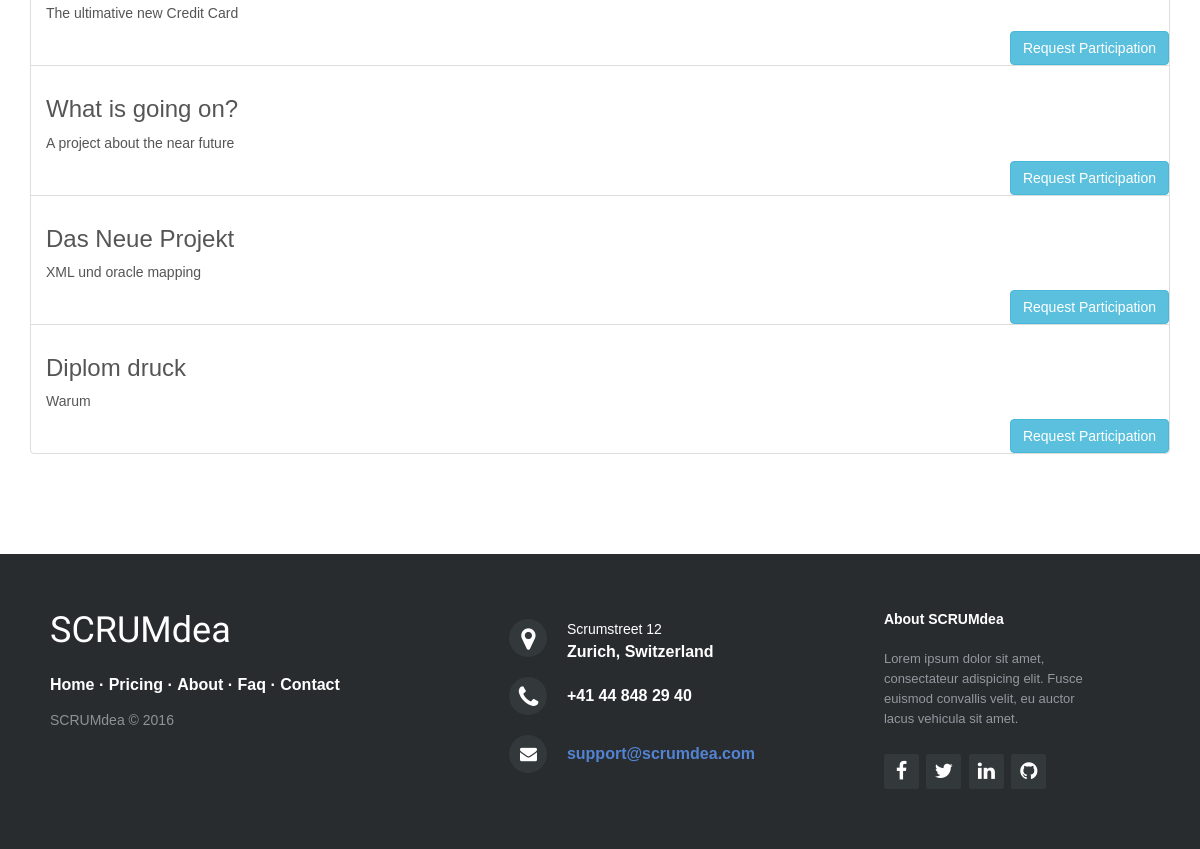
Before: /projects/running (signed in, lower part) with the older database file.
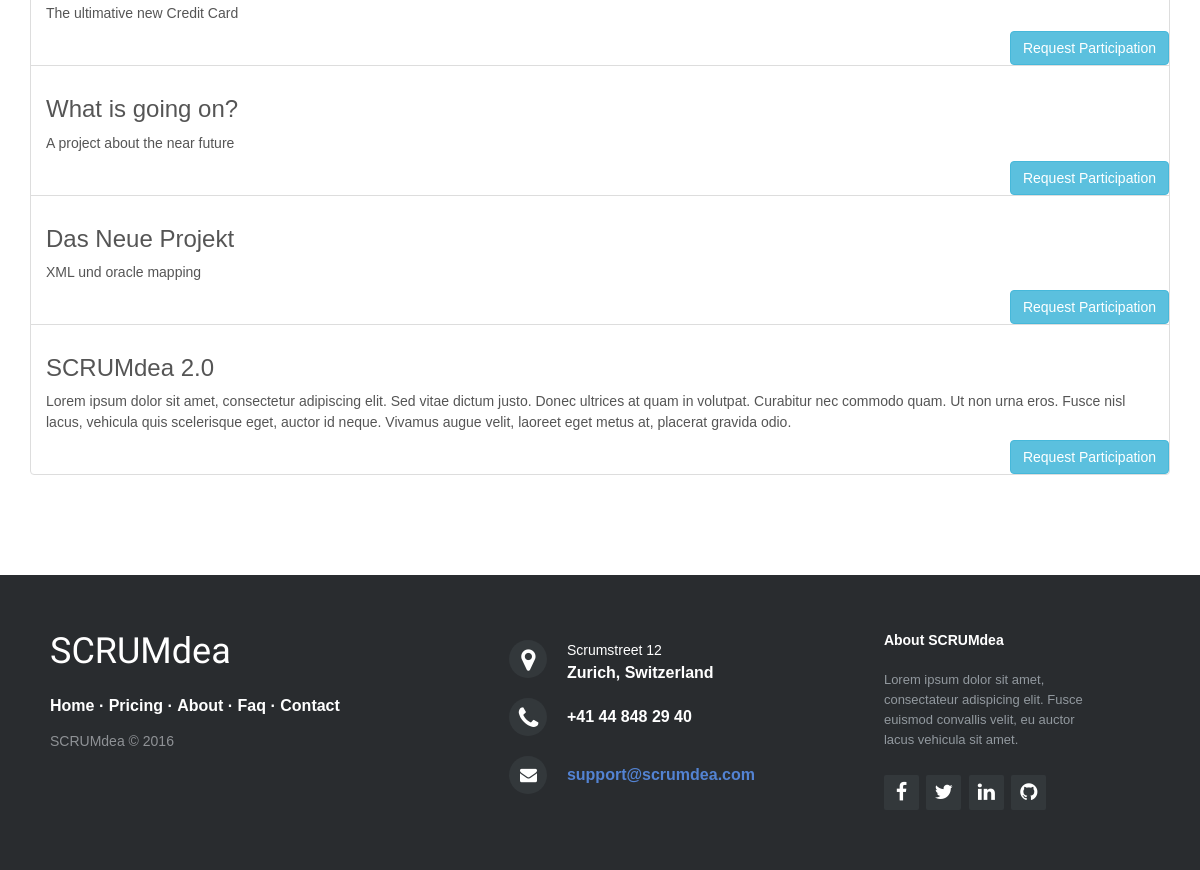
After: the same page with the newer database file.
### scrumdea/models.py (models this page shows, shortened)
class Project(models.Model):
    name = models.CharField(max_length=100)
    description = models.TextField()
    creation_date = models.DateTimeField(auto_now_add=True)
    finishing_date = models.DateTimeField(null=True)
    visible = models.BooleanField(default=True)

### scrumdea/views.py (the view)
# urls.py: url(r'^projects/running$', views.ProjectRunningListView.as_view(), name='project_running_list_view'),
class ProjectRunningListView(LoginRequiredMixin, ListView):
    model = src_models.Project
    template_name = "scrumdea/final/running_projects.html"

### scrumdea/templates/scrumdea/final/running_projects.html (shortened to what this page needs)
{% load staticfiles %}
<!DOCTYPE html>
<html lang="en">
<head>
    <link href="{% static "css/bootstrap.min.css" %}" rel="stylesheet">
    <link rel="stylesheet" href="{% static "style.css" %}">
    <link rel="stylesheet" href="http://maxcdn.bootstrapcdn.com/font-awesome/4.2.0/css/font-awesome.min.css">
</head>
<body>
<div class="container">
    <div class="list-group">
        {% for project in object_list %}
            <a href="{% url "project_detail_view" pk=project.id %}" class="list-group-item">
                <h3>{{ project.name }}</h3>
                <p>{{ project.description }}</p>
                <br>
                <div class="container-fluid">
                    <div class="btn-group button-pos-right">
                        <button class="btn btn-info pull-right" type="button">
                            Request Participation
                        </button>
                    </div>
                </div>
            </a>
        {% endfor %}
    </div>
</div>
<footer class="footer-distributed">
    <div class="footer-left">
        <h3>SCRUMdea</h3>
        <p class="footer-links">
            <a href="#">Home</a>
            ·
            <a href="#">Pricing</a>
            ·
            <a href="#">About</a>
            ·
            <a href="#">Faq</a>
            ·
            <a href="#">Contact</a>
        </p>
        <p class="footer-company-name">SCRUMdea &copy; 2016</p>
    </div>
    <div class="footer-center">
        <div>
            <i class="fa fa-map-marker"></i>
            <p><span>Scrumstreet 12</span> Zurich, Switzerland</p>
        </div>
        <div>
            <i class="fa fa-phone"></i>
            <p>+41 44 848 29 40</p>
        </div>
        <div>
            <i class="fa fa-envelope"></i>
            <p><a href="mailto:support@company.com">support@scrumdea.com</a></p>
        </div>
    </div>
    <div class="footer-right">
        <p class="footer-company-about">
            <span>About SCRUMdea</span>
            Lorem ipsum dolor sit amet, consectateur adispicing elit. Fusce euismod convallis velit, eu auctor lacus
            vehicula sit amet.
        </p>
        <div class="footer-icons">
            <a href="#"><i class="fa fa-facebook"></i></a>
            <a href="#"><i class="fa fa-twitter"></i></a>
            <a href="#"><i class="fa fa-linkedin"></i></a>
            <a href="#"><i class="fa fa-github"></i></a>
        </div>
    </div>
</footer>
</body>
</html>

Changed rows visible on the page:
changed Project: name "Diplom druck" → "SCRUMdea 2.0"; description "Warum" → "Lorem ipsum dolor sit amet, consectetur adipiscing elit. Sed vitae dictum justo. Donec ultrices at quam in volutpat. Curabitur nec commodo quam. Ut non urna eros. Fusce nisl lacus, vehicula quis scelerisque eget, auctor id neque. Vivamus augue velit, laoreet eget metus at, placerat gravida odio."
